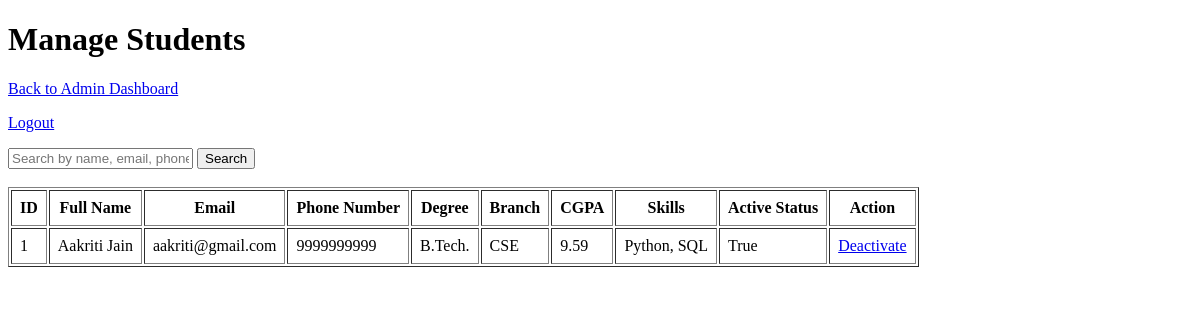
Before: /admin/students (signed in) with the older database file.
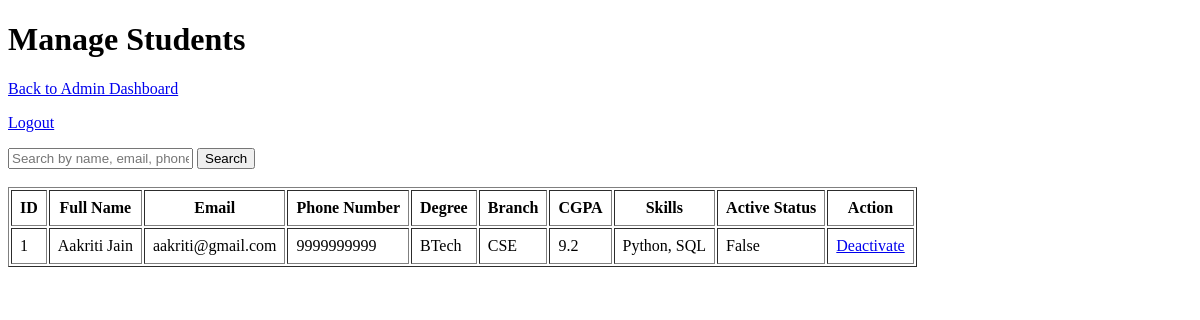
After: the same page with the newer database file.
### models.py (models this page shows)
class Student(db.Model):
    id = db.Column(db.Integer, primary_key = True)
    full_name = db.Column(db.String(100), nullable = False)
    email = db.Column(db.String(100), nullable = False, unique = True)
    pass_hash = db.Column(db.String(100), nullable = False )
    phone_number = db.Column(db.Integer, nullable = False)
    degree = db.Column(db.String(100), nullable = False)
    branch = db.Column(db.String(100), nullable = False)
    cgpa = db.Column(db.Float, nullable = False)
    skills = db.Column(db.String(100), nullable = False)
    resume_filename = db.Column(db.String(100), nullable = False)
    is_active = db.Column(db.Boolean, default = True)
    internship_experience = db.Column(db.String(100))
    co_curricular_achievements = db.Column(db.String(100))
    created_at = db.Column(db.DateTime, default = datetime.now(UTC))
    applications = db.relationship('Application', backref = 'student', lazy = True)
    placements = db.relationship('Placement', backref = 'student', lazy = True)

### app.py (the view)
@app.route("/admin/students")
def admin_students():
    if not admin_logged_in():
        flash("Unauthorized access.")
        return redirect(url_for("login"))
    search_query = request.args.get("search")
    if search_query:
        if search_query.isdigit():
            students = Student.query.filter(
                (Student.full_name.ilike(f"%{search_query}%")) |
                (Student.email.ilike(f"%{search_query}%")) |
                (Student.id == int(search_query))
                ).all()
        else:
            students = Student.query.filter(
                (Student.full_name.ilike(f"%{search_query}%")) |
                (Student.email.ilike(f"%{search_query}%"))
            ).all()
    else:
        students = Student.query.all()
    return render_template("admin_students.html", students = students)

### app.py (called while the page is built)
def admin_logged_in():
    return "user_id" in session and session.get("role") =="admin"

### templates/admin_students.html (shortened to what this page needs)
<!DOCTYPE html>
<html lang="en">
<head>
</head>
<body>
    <h1>Manage Students</h1>
    <p><a href="{{ url_for('admin_dashboard') }}">Back to Admin Dashboard</a></p>
    <p><a href="{{ url_for('logout') }}">Logout</a></p>
    <form method="GET" action="{{ url_for('admin_students') }}">
        <input type="text" name="search" placeholder="Search by name, email, phone or ID">
        <button type="submit">Search</button>
    </form>
    <br>
    <table border="1" cellpadding="8">
        <tr>
            <th>ID</th>
            <th>Full Name</th>
            <th>Email</th>
            <th>Phone Number</th>
            <th>Degree</th>
            <th>Branch</th>
            <th>CGPA</th>
            <th>Skills</th>
            <th>Active Status</th>
            <th>Action</th>
        </tr>
        {% for student in students %}
        <tr>
            <td>{{ student.id }}</td>
            <td>{{ student.full_name }}</td>
            <td>{{ student.email }}</td>
            <td>{{ student.phone_number }}</td>
            <td>{{ student.degree }}</td>
            <td>{{ student.branch }}</td>
            <td>{{ student.cgpa }}</td>
            <td>{{ student.skills }}</td>
            <td>{{ student.is_active }}</td>
            <td>
                <a href="{{ url_for('deactivate_student', student_id = student.id)}}">Deactivate</a>
            </td>
        </tr>
        {% endfor %}
    </table>
</body>
</html>

Changed rows visible on the page:
changed Student "Aakriti Jain": degree "B.Tech." → "BTech"; cgpa "9.59" → "9.2"; is_active "True" → "False"
